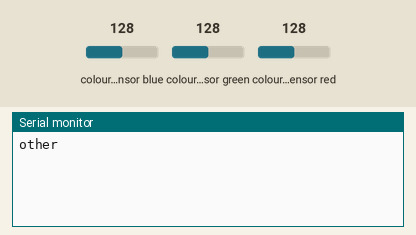
Simulated run of this sketch. Board: Arduino Uno, built with avr-gcc and run on an emulated ATmega328P. Parts: the last lines printed to the serial monitor. Wiring (inferred from the names in the program): TCS3200 colour sensor: output pin 12; S2 pin 10; S3 pin 11; S0 pin 8; S1 pin 9. The inputs (shaded band) are chosen by the test bench; at power-on: colour sensor green 128, colour sensor red 128, colour sensor blue 128.

Above: at 1.2 s.
1.3 s: colour sensor green set to 191
At 2.5 s:
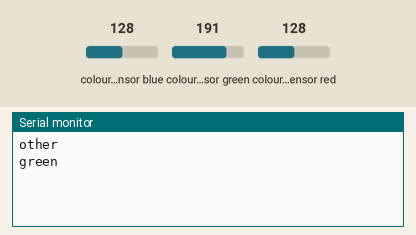
4.3 s: colour sensor red set to 250
At 7.6 s:
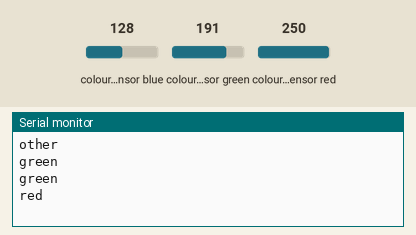

Measured:
- after the input at 1.3 s, the serial monitor: prints a new line after 0.82 s (image 1)
- after the input at 4.3 s, the serial monitor: prints a new line after 1.9 s (image 2)

The sketch:

colour_sensor_FINAL.ino
```cpp
#define s0 8
#define s1 9
#define s2 10
#define s3 11
#define out 12

int data = 0;
int red = 0;
int blue = 0;
int green = 0;

void setup() {
  // put your setup code here, to run once:
  pinMode(s0, OUTPUT);
  pinMode(s1, OUTPUT);
  pinMode(s2, OUTPUT);
  pinMode(s3, OUTPUT);
  pinMode(out, INPUT);

  Serial.begin(9600);

  /*
  * makes output frequency scaling 100%
  */
  digitalWrite(s0, HIGH);
  digitalWrite(s1, HIGH);


}

void loop() {
  // put your main code here, to run repeatedly:
  getColours();

  //accounts for reflection/other lighting stuff affecting what colour is sensed

  if (red<= 15 && green <= 15 && blue <= 15){ //i think the values for these numbers are based on the frequencies sensed so test out normal ver. first
    Serial.println("white");
  }

  else if (red < blue && red <= green && red < 23){
    Serial.println("red");
  }

  else if (blue < green && blue < red && blue < 20){
    Serial.println("blue");
  }

  else if (green < red  && green - blue <= 8){
    Serial.println("green");
    }

  else {
    Serial.println("other");
  }


  delay (2000);
}

  void getColours() {

  //s2 low and s3 low signifies red
  digitalWrite(s2, LOW);
  digitalWrite(s3, LOW);
  red = pulseIn(out, digitalRead(out) == HIGH ? LOW : HIGH);
  delay(20);
  digitalWrite(s3, HIGH); // changes just s3 to high since s2 low and s3 high is blue
  blue = pulseIn(out, digitalRead(out) == HIGH ? LOW : HIGH);
  delay(20);
  digitalWrite(s2, HIGH);
  green = pulseIn(out, digitalRead(out) == HIGH ? LOW : HIGH);
  delay(20);
}


//must avoid BLACK coloured obstacles
//needs to differentiate between red and green coloured paths
```
